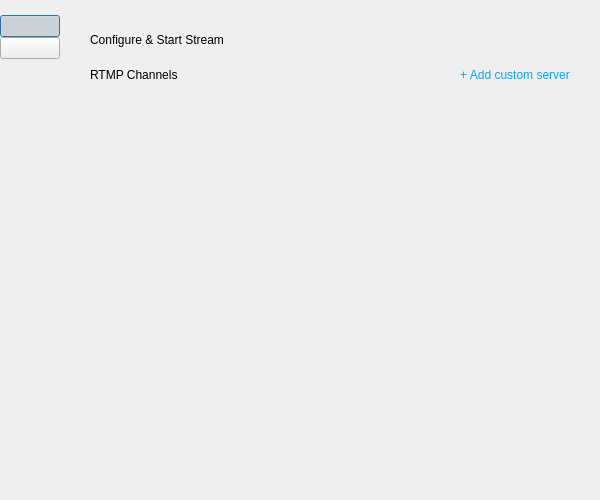
<?xml version="1.0" encoding="UTF-8"?>
<ui version="4.0">
 <class>CustomStreamDialog</class>
 <widget class="QDialog" name="CustomStreamDialog">
  <property name="geometry">
   <rect>
    <x>0</x>
    <y>0</y>
    <width>600</width>
    <height>500</height>
   </rect>
  </property>
  <property name="windowTitle">
   <string>Configure &amp; Start Stream</string>
  </property>
  <property name="styleSheet">
   <string notr="true">
    QDialog { background-color: #ffffff; color: #333333; }
    QWidget { color: #333333; font-family: "Segoe UI", Arial, sans-serif; }
    #sidebar { background-color: #ffffff; border-right: 1px solid #e0e5ea; }
    #sidebar QPushButton { border: none; padding: 15px; border-left: 3px solid transparent; background: transparent; }
    #sidebar QPushButton:checked { border-left: 3px solid #00a8ff; background: #eef8ff; }
    #mainArea { background-color: #ffffff; border-radius: 8px; margin: 10px; }
    QLabel { color: #333333; background: transparent; }
    QLabel#headerLabel { font-size: 20px; color: #555555; }
    QLabel#subHeaderLabel { font-size: 12px; color: #00a8ff; }
    QFrame.card { background-color: #ffffff; border: 1px solid #e0e5ea; border-radius: 6px; padding: 5px; margin-bottom: 10px; }
    QPushButton.primaryButton { background-color: #00a8ff; color: white; border: none; border-radius: 4px; padding: 8px 16px; font-weight: bold; }
    QPushButton.primaryButton:hover { background-color: #0090e0; }
    QPushButton.secondaryButton { background-color: #f0f4f8; color: #555555; border: none; border-radius: 4px; padding: 8px 16px; font-weight: bold; }
    QPushButton.secondaryButton:hover { background-color: #e2e8f0; }
    QPushButton.textButton { color: #00a8ff; border: none; background: transparent; font-weight: bold; }
    QPushButton.textButton:hover { color: #0090e0; text-decoration: underline; }
    QLineEdit, QComboBox { background-color: #ffffff; color: #333333; border: 1px solid #d0d5da; border-radius: 4px; padding: 6px; }
    QLineEdit:focus, QComboBox:focus { border: 1px solid #00a8ff; }
    QComboBox::drop-down { border: none; }
    QComboBox QAbstractItemView { background-color: #ffffff; color: #333333; selection-background-color: #eef8ff; selection-color: #00a8ff; }
    QComboBox QAbstractItemView::item { color: #333333; }
    QScrollArea { border: none; background: transparent; }
    QScrollArea > QWidget > QWidget { background: transparent; }
   </string>
  </property>
  <layout class="QHBoxLayout" name="horizontalLayout">
   <property name="spacing">
    <number>0</number>
   </property>
   <property name="leftMargin">
    <number>0</number>
   </property>
   <property name="topMargin">
    <number>0</number>
   </property>
   <property name="rightMargin">
    <number>0</number>
   </property>
   <property name="bottomMargin">
    <number>0</number>
   </property>
   <item>
    <widget class="QWidget" name="sidebar" native="true">
     <property name="minimumSize">
      <size>
       <width>60</width>
       <height>0</height>
      </size>
     </property>
     <property name="maximumSize">
      <size>
       <width>60</width>
       <height>16777215</height>
      </size>
     </property>
     <layout class="QVBoxLayout" name="verticalLayout">
      <property name="spacing">
       <number>0</number>
      </property>
      <property name="leftMargin">
       <number>0</number>
      </property>
      <property name="topMargin">
       <number>15</number>
      </property>
      <property name="rightMargin">
       <number>0</number>
      </property>
      <property name="bottomMargin">
       <number>0</number>
      </property>
      <item>
       <widget class="QPushButton" name="navStreamBtn">
        <property name="text">
         <string/>
        </property>
        <property name="icon">
         <iconset resource="obs.qrc">
          <normaloff>:/settings/images/settings/stream.svg</normaloff>:/settings/images/settings/stream.svg</iconset>
        </property>
        <property name="checkable">
         <bool>true</bool>
        </property>
        <property name="checked">
         <bool>true</bool>
        </property>
       </widget>
      </item>
      <item>
       <widget class="QPushButton" name="navSettingsBtn">
        <property name="text">
         <string/>
        </property>
        <property name="icon">
         <iconset resource="obs.qrc">
          <normaloff>:/settings/images/settings/general.svg</normaloff>:/settings/images/settings/general.svg</iconset>
        </property>
        <property name="checkable">
         <bool>true</bool>
        </property>
       </widget>
      </item>
      <item>
       <spacer name="verticalSpacer">
        <property name="orientation">
         <enum>Qt::Vertical</enum>
        </property>
        <property name="sizeHint" stdset="0">
         <size>
          <width>20</width>
          <height>40</height>
         </size>
        </property>
       </spacer>
      </item>
     </layout>
    </widget>
   </item>
   <item>
    <widget class="QStackedWidget" name="stackedWidget">
     <property name="currentIndex">
      <number>0</number>
     </property>
     <widget class="QWidget" name="pageStream">
      <layout class="QVBoxLayout" name="verticalLayout_2">
       <property name="spacing">
        <number>15</number>
       </property>
       <property name="leftMargin">
        <number>30</number>
       </property>
       <property name="topMargin">
        <number>30</number>
       </property>
       <property name="rightMargin">
        <number>30</number>
       </property>
       <property name="bottomMargin">
        <number>30</number>
       </property>
       <item>
        <layout class="QHBoxLayout" name="horizontalLayout_2">
         <item>
          <widget class="QLabel" name="headerLabel">
           <property name="text">
            <string>Configure &amp; Start Stream</string>
           </property>
          </widget>
         </item>
         <item>
          <spacer name="horizontalSpacer">
           <property name="orientation">
            <enum>Qt::Horizontal</enum>
           </property>
           <property name="sizeHint" stdset="0">
            <size>
             <width>40</width>
             <height>20</height>
            </size>
           </property>
          </spacer>
         </item>
        </layout>
       </item>

       <item>
        <layout class="QHBoxLayout" name="horizontalLayout_4">
         <item>
          <widget class="QLabel" name="label">
           <property name="text">
            <string>RTMP Channels</string>
           </property>
           <property name="styleSheet">
            <string notr="true">
    QDialog { background-color: #ffffff; color: #333333; }
    QWidget { color: #333333; font-family: "Segoe UI", Arial, sans-serif; }
    #sidebar { background-color: #ffffff; border-right: 1px solid #e0e5ea; }
    #sidebar QPushButton { border: none; padding: 15px; border-left: 3px solid transparent; background: transparent; }
    #sidebar QPushButton:checked { border-left: 3px solid #00a8ff; background: #eef8ff; }
    #mainArea { background-color: #ffffff; border-radius: 8px; margin: 10px; }
    QLabel { color: #333333; background: transparent; }
    QLabel#headerLabel { font-size: 20px; color: #555555; }
    QLabel#subHeaderLabel { font-size: 12px; color: #00a8ff; }
    QFrame.card { background-color: #ffffff; border: 1px solid #e0e5ea; border-radius: 6px; padding: 5px; margin-bottom: 10px; }
    QPushButton.primaryButton { background-color: #00a8ff; color: white; border: none; border-radius: 4px; padding: 8px 16px; font-weight: bold; }
    QPushButton.primaryButton:hover { background-color: #0090e0; }
    QPushButton.secondaryButton { background-color: #f0f4f8; color: #555555; border: none; border-radius: 4px; padding: 8px 16px; font-weight: bold; }
    QPushButton.secondaryButton:hover { background-color: #e2e8f0; }
    QPushButton.textButton { color: #00a8ff; border: none; background: transparent; font-weight: bold; }
    QPushButton.textButton:hover { color: #0090e0; text-decoration: underline; }
    QLineEdit, QComboBox { background-color: #ffffff; color: #333333; border: 1px solid #d0d5da; border-radius: 4px; padding: 6px; }
    QLineEdit:focus, QComboBox:focus { border: 1px solid #00a8ff; }
    QComboBox::drop-down { border: none; }
    QComboBox QAbstractItemView { background-color: #ffffff; color: #333333; selection-background-color: #eef8ff; selection-color: #00a8ff; }
    QComboBox QAbstractItemView::item { color: #333333; }
    QScrollArea { border: none; background: transparent; }
    QScrollArea > QWidget > QWidget { background: transparent; }
   </string>
           </property>
          </widget>
         </item>
         <item>
          <spacer name="horizontalSpacer_3">
           <property name="orientation">
            <enum>Qt::Horizontal</enum>
           </property>
           <property name="sizeHint" stdset="0">
            <size>
             <width>40</width>
             <height>20</height>
            </size>
           </property>
          </spacer>
         </item>
         <item>
          <widget class="QPushButton" name="addCustomServerBtn">
           <property name="text">
            <string>+ Add custom server</string>
           </property>
           <property name="class" stdset="0">
            <string>textButton</string>
           </property>
           <property name="styleSheet">
            <string>QPushButton { background-color: transparent; color: #00a8ff; border: none; } QPushButton:hover { text-decoration: underline; }</string>
           </property>
          </widget>
         </item>
        </layout>
       </item>
       <item>
        <widget class="QScrollArea" name="scrollArea">
         <property name="widgetResizable">
          <bool>true</bool>
         </property>
         <property name="frameShape">
          <enum>QFrame::NoFrame</enum>
         </property>
         <widget class="QWidget" name="scrollAreaWidgetContents">
          <property name="geometry">
           <rect>
            <x>0</x>
            <y>0</y>
            <width>500</width>
            <height>250</height>
           </rect>
          </property>
          <layout class="QVBoxLayout" name="channelsLayout">
           <property name="leftMargin">
            <number>0</number>
           </property>
           <property name="rightMargin">
            <number>0</number>
           </property>
          </layout>
         </widget>
        </widget>
       </item>
      </layout>
     </widget>
     <widget class="QWidget" name="pageSettings">
      <layout class="QVBoxLayout" name="verticalLayout_3">
       <property name="spacing">
        <number>15</number>
       </property>
       <property name="leftMargin">
        <number>30</number>
       </property>
       <property name="topMargin">
        <number>30</number>
       </property>
       <property name="rightMargin">
        <number>30</number>
       </property>
       <property name="bottomMargin">
        <number>30</number>
       </property>
       <item>
        <widget class="QLabel" name="headerLabel_2">
         <property name="text">
          <string>Streaming Settings</string>
         </property>
         <property name="objectName">
          <string>headerLabel</string>
         </property>
        </widget>
       </item>
       <item>
        <layout class="QFormLayout" name="formLayout">
         <property name="verticalSpacing">
          <number>15</number>
         </property>
         <item row="0" column="0">
          <widget class="QLabel" name="label_2">
           <property name="text">
            <string>Encoder</string>
           </property>
          </widget>
         </item>
         <item row="0" column="1">
          <widget class="QComboBox" name="encoderCombo">
           <item>
            <property name="text">
             <string>Intel Quick Sync (Hardware)</string>
            </property>
           </item>
           <item>
            <property name="text">
             <string>x264 (Software)</string>
            </property>
           </item>
          </widget>
         </item>
         <item row="1" column="0">
          <widget class="QLabel" name="label_3">
           <property name="text">
            <string>Bitrate type</string>
           </property>
          </widget>
         </item>
         <item row="1" column="1">
          <widget class="QComboBox" name="bitrateTypeCombo">
           <item>
            <property name="text">
             <string>CBR</string>
            </property>
           </item>
           <item>
            <property name="text">
             <string>VBR</string>
            </property>
           </item>
          </widget>
         </item>
         <item row="2" column="0">
          <widget class="QLabel" name="label_4">
           <property name="text">
            <string>Video bitrate (Kbit/s)</string>
           </property>
          </widget>
         </item>
         <item row="2" column="1">
          <widget class="QLineEdit" name="videoBitrateEdit">
           <property name="text">
            <string>3000</string>
           </property>
          </widget>
         </item>
         <item row="3" column="1">
          <widget class="QCheckBox" name="useRecommendedCheck">
           <property name="text">
            <string>Use recommended bitrate settings</string>
           </property>
           <property name="checked">
            <bool>true</bool>
           </property>
          </widget>
         </item>
         <item row="4" column="0">
          <widget class="QLabel" name="label_5">
           <property name="text">
            <string>Preset</string>
           </property>
          </widget>
         </item>
         <item row="4" column="1">
          <widget class="QComboBox" name="presetCombo">
           <item>
            <property name="text">
             <string>Quality</string>
            </property>
           </item>
           <item>
            <property name="text">
             <string>Performance</string>
            </property>
           </item>
          </widget>
         </item>
         <item row="5" column="0">
          <widget class="QLabel" name="label_6">
           <property name="text">
            <string>Audio bitrate (Kbit/s)</string>
           </property>
          </widget>
         </item>
         <item row="5" column="1">
          <widget class="QComboBox" name="audioBitrateCombo">
           <item>
            <property name="text">
             <string>128</string>
            </property>
           </item>
           <item>
            <property name="text">
             <string>160</string>
            </property>
           </item>
           <item>
            <property name="text">
             <string>192</string>
            </property>
           </item>
           <item>
            <property name="text">
             <string>320</string>
            </property>
           </item>
          </widget>
         </item>
        </layout>
       </item>
       <item>
        <spacer name="verticalSpacer_2">
         <property name="orientation">
          <enum>Qt::Vertical</enum>
         </property>
         <property name="sizeHint" stdset="0">
          <size>
           <width>20</width>
           <height>40</height>
          </size>
         </property>
        </spacer>
       </item>
       <item>
        <layout class="QHBoxLayout" name="horizontalLayout_5">
         <item>
          <widget class="QPushButton" name="saveSettingsBtn">
           <property name="text">
            <string>Save</string>
           </property>
           <property name="class" stdset="0">
            <string>primaryButton</string>
           </property>
          </widget>
         </item>
         <item>
          <widget class="QPushButton" name="cancelSettingsBtn">
           <property name="text">
            <string>Cancel</string>
           </property>
           <property name="class" stdset="0">
            <string>secondaryButton</string>
           </property>
          </widget>
         </item>
         <item>
          <spacer name="horizontalSpacer_4">
           <property name="orientation">
            <enum>Qt::Horizontal</enum>
           </property>
           <property name="sizeHint" stdset="0">
            <size>
             <width>40</width>
             <height>20</height>
            </size>
           </property>
          </spacer>
         </item>
        </layout>
       </item>
      </layout>
     </widget>
     <widget class="QWidget" name="pageServer">
      <layout class="QVBoxLayout" name="verticalLayout_4">
       <property name="spacing">
        <number>15</number>
       </property>
       <property name="leftMargin">
        <number>30</number>
       </property>
       <property name="topMargin">
        <number>30</number>
       </property>
       <property name="rightMargin">
        <number>30</number>
       </property>
       <property name="bottomMargin">
        <number>30</number>
       </property>
       <item>
        <layout class="QHBoxLayout" name="horizontalLayout_6">
         <item>
          <widget class="QPushButton" name="backServerBtn">
           <property name="text">
            <string>&lt;-</string>
           </property>
           <property name="class" stdset="0">
            <string>textButton</string>
           </property>
          </widget>
         </item>
         <item>
          <widget class="QLabel" name="headerLabel_3">
           <property name="text">
            <string>New RTMP Server</string>
           </property>
           <property name="objectName">
            <string>headerLabel</string>
           </property>
          </widget>
         </item>
         <item>
          <spacer name="horizontalSpacer_5">
           <property name="orientation">
            <enum>Qt::Horizontal</enum>
           </property>
           <property name="sizeHint" stdset="0">
            <size>
             <width>40</width>
             <height>20</height>
            </size>
           </property>
          </spacer>
         </item>
        </layout>
       </item>
       <item>
        <layout class="QVBoxLayout" name="verticalLayout_5">
         <item>
          <widget class="QLabel" name="label_7">
           <property name="text">
            <string>Name</string>
           </property>
          </widget>
         </item>
         <item>
          <widget class="QLineEdit" name="serverNameEdit">
           <property name="placeholderText">
            <string>Stream name</string>
           </property>
          </widget>
         </item>
         <item>
          <widget class="QLabel" name="label_8">
           <property name="text">
            <string>Server</string>
           </property>
          </widget>
         </item>
         <item>
          <widget class="QLineEdit" name="serverUrlEdit">
           <property name="placeholderText">
            <string>rtmp://</string>
           </property>
          </widget>
         </item>
         <item>
          <widget class="QLabel" name="label_9">
           <property name="text">
            <string>Stream key</string>
           </property>
          </widget>
         </item>
         <item>
          <widget class="QLineEdit" name="streamKeyEdit"/>
         </item>

        </layout>
       </item>
       <item>
        <spacer name="verticalSpacer_3">
         <property name="orientation">
          <enum>Qt::Vertical</enum>
         </property>
         <property name="sizeHint" stdset="0">
          <size>
           <width>20</width>
           <height>40</height>
          </size>
         </property>
        </spacer>
       </item>
       <item>
        <layout class="QHBoxLayout" name="horizontalLayout_7">
         <item>
          <widget class="QPushButton" name="createServerBtn">
           <property name="text">
            <string>Create</string>
           </property>
           <property name="class" stdset="0">
            <string>primaryButton</string>
           </property>
          </widget>
         </item>
         <item>
          <widget class="QPushButton" name="cancelServerBtn">
           <property name="text">
            <string>Cancel</string>
           </property>
           <property name="class" stdset="0">
            <string>secondaryButton</string>
           </property>
          </widget>
         </item>
         <item>
          <spacer name="horizontalSpacer_6">
           <property name="orientation">
            <enum>Qt::Horizontal</enum>
           </property>
           <property name="sizeHint" stdset="0">
            <size>
             <width>40</width>
             <height>20</height>
            </size>
           </property>
          </spacer>
         </item>
        </layout>
       </item>
      </layout>
     </widget>
    </widget>
   </item>
  </layout>
 </widget>
 <resources>
  <include location="obs.qrc"/>
 </resources>
 <connections/>
</ui>
